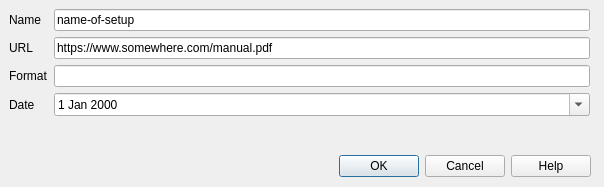
<?xml version="1.0" encoding="UTF-8"?>
<ui version="4.0">
 <class>CDlgMdfFileSetup</class>
 <widget class="QDialog" name="CDlgMdfFileSetup">
  <property name="geometry">
   <rect>
    <x>0</x>
    <y>0</y>
    <width>604</width>
    <height>187</height>
   </rect>
  </property>
  <property name="windowTitle">
   <string>MDF Setup Script</string>
  </property>
  <widget class="QDialogButtonBox" name="buttonBox">
   <property name="geometry">
    <rect>
     <x>10</x>
     <y>150</y>
     <width>581</width>
     <height>32</height>
    </rect>
   </property>
   <property name="orientation">
    <enum>Qt::Horizontal</enum>
   </property>
   <property name="standardButtons">
    <set>QDialogButtonBox::Cancel|QDialogButtonBox::Help|QDialogButtonBox::Ok</set>
   </property>
   <property name="centerButtons">
    <bool>false</bool>
   </property>
  </widget>
  <widget class="QWidget" name="formLayoutWidget">
   <property name="geometry">
    <rect>
     <x>9</x>
     <y>9</y>
     <width>581</width>
     <height>131</height>
    </rect>
   </property>
   <layout class="QFormLayout" name="formLayout">
    <item row="0" column="0">
     <widget class="QLabel" name="label_2">
      <property name="text">
       <string>Name</string>
      </property>
     </widget>
    </item>
    <item row="0" column="1">
     <widget class="QLineEdit" name="editName">
      <property name="text">
       <string>name-of-setup</string>
      </property>
     </widget>
    </item>
    <item row="1" column="0">
     <widget class="QLabel" name="label_4">
      <property name="text">
       <string>URL</string>
      </property>
     </widget>
    </item>
    <item row="1" column="1">
     <widget class="QLineEdit" name="editUrl">
      <property name="text">
       <string>https://www.somewhere.com/manual.pdf</string>
      </property>
     </widget>
    </item>
    <item row="2" column="0">
     <widget class="QLabel" name="label">
      <property name="text">
       <string>Format</string>
      </property>
     </widget>
    </item>
    <item row="2" column="1">
     <widget class="QLineEdit" name="editFormat"/>
    </item>
    <item row="3" column="0">
     <widget class="QLabel" name="label_5">
      <property name="text">
       <string>Date</string>
      </property>
     </widget>
    </item>
    <item row="3" column="1">
     <widget class="QDateEdit" name="date">
      <property name="calendarPopup">
       <bool>true</bool>
      </property>
     </widget>
    </item>
   </layout>
  </widget>
 </widget>
 <resources/>
 <connections>
  <connection>
   <sender>buttonBox</sender>
   <signal>accepted()</signal>
   <receiver>CDlgMdfFileSetup</receiver>
   <slot>accept()</slot>
   <hints>
    <hint type="sourcelabel">
     <x>300</x>
     <y>195</y>
    </hint>
    <hint type="destinationlabel">
     <x>301</x>
     <y>110</y>
    </hint>
   </hints>
  </connection>
  <connection>
   <sender>buttonBox</sender>
   <signal>rejected()</signal>
   <receiver>CDlgMdfFileSetup</receiver>
   <slot>reject()</slot>
   <hints>
    <hint type="sourcelabel">
     <x>300</x>
     <y>195</y>
    </hint>
    <hint type="destinationlabel">
     <x>301</x>
     <y>110</y>
    </hint>
   </hints>
  </connection>
 </connections>
</ui>
